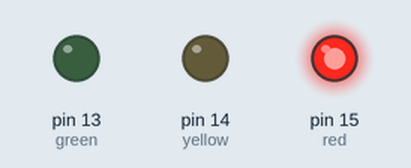
Recording of a program running on a simulated MicroPython board. Shown: output pins drawn as LEDs (lit = HIGH). What the program prints to the serial console is not drawn.

Above: at 2.5 s.
At 7.5 s:
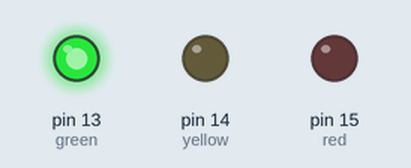
At 11.0 s:
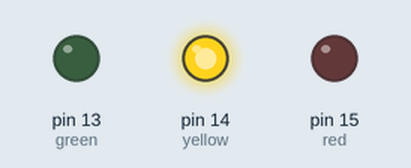
Timing chart, 0 to 15.6 s (numbered marks = the images above):
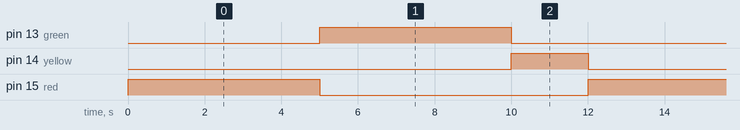

The program:

main.py
```python
from machine import Pin
import time

red = Pin(15, Pin.OUT)
yellow = Pin(14, Pin.OUT)
green = Pin(13, Pin.OUT)

def all_off():
    red.value(0)
    yellow.value(0)
    green.value(0)

while True:
    # Đèn đỏ 5 giây
    all_off()
    red.value(1)
    print('ĐỎ - Dừng')
    time.sleep(5)

    # Đèn xanh 5 giây
    all_off()
    green.value(1)
    print('XANH - Đi')
    time.sleep(5)

    # Đèn vàng 2 giây
    all_off()
    yellow.value(1)
    print('VÀNG - Chuẩn bị dừng')
    time.sleep(2)
```

Measured:
- by itself, pin 13 (green), pin 15 (red): alternates HIGH for 5.0 s and LOW for 7.0 s
- by itself, pin 14 (yellow): alternates HIGH for 2.0 s and LOW for 10.0 s
- by itself, everything shown: repeats every 12.0 s, in 3 steps
